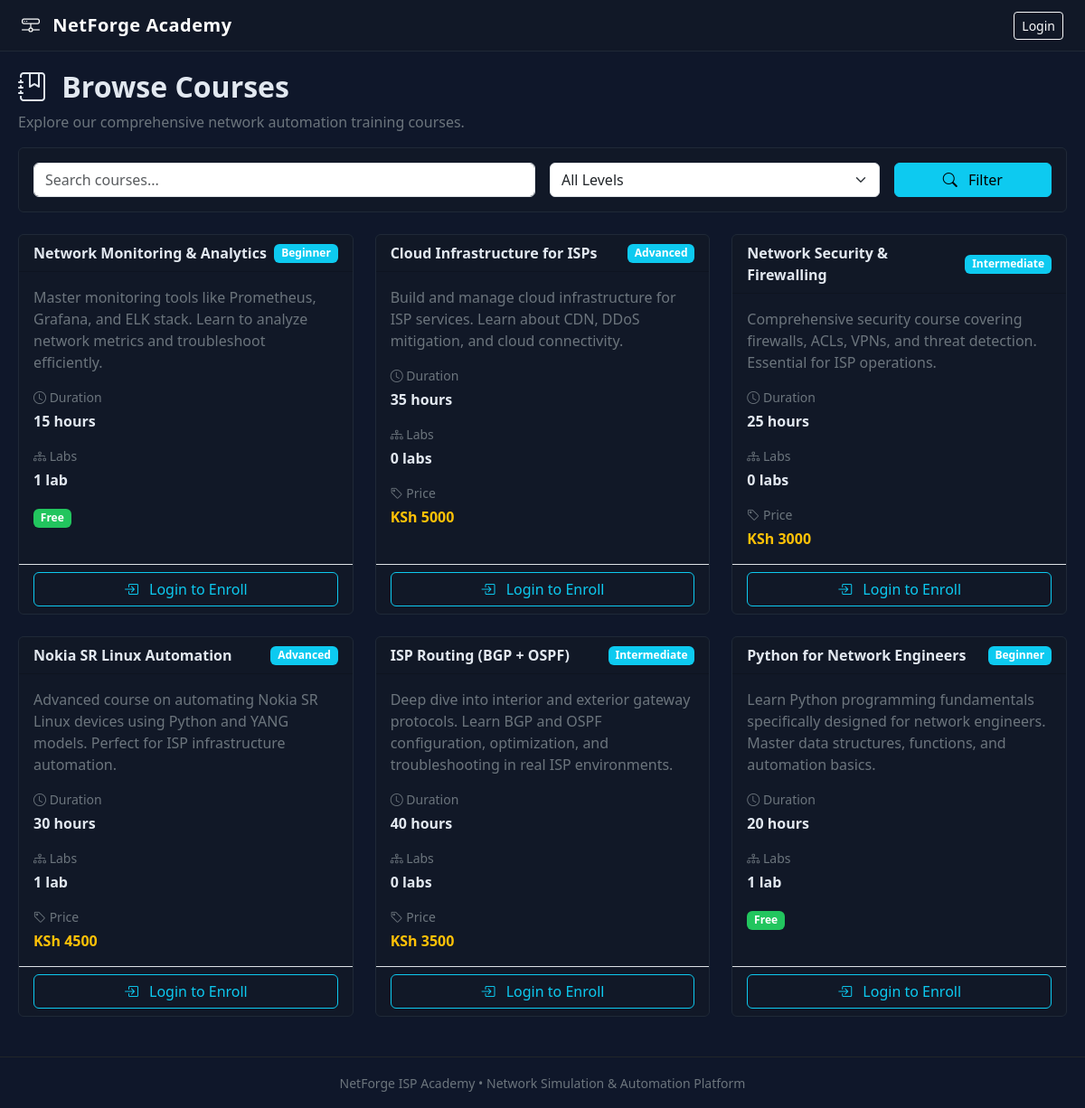
Page /courses/ on the committed database.
### academy/models.py (models this page shows, shortened)
class Course(models.Model):
    title = models.CharField(max_length=200)
    description = models.TextField()
    level = models.CharField(max_length=50, choices=[
        ('beginner', 'Beginner'),
        ('intermediate', 'Intermediate'),
        ('advanced', 'Advanced'),
        ('isp', 'ISP Level')
    ])
    duration_hours = models.IntegerField(default=10)
    price = models.IntegerField(default=0)  # in KSh
    is_active = models.BooleanField(default=True)
    created_at = models.DateTimeField(auto_now_add=True)

### courses/views.py (the view)
# urls.py: path('', views.course_list, name='list'),
def course_list(request):
    courses = Course.objects.filter(is_active=True).order_by('-created_at')
    level = request.GET.get('level')
    if level:
        courses = courses.filter(level=level)
    search = request.GET.get('search')
    if search:
        courses = courses.filter(
            title__icontains=search
        ) | courses.filter(
            description__icontains=search
        )
    user_enrollments = []
    if request.user.is_authenticated:
        user_enrollments = Enrollment.objects.filter(
            user=request.user
        ).values_list('course_id', flat=True)
    context = {
        'courses': courses,
        'user_enrollments': list(user_enrollments),
        'selected_level': level,
        'search_query': search or '',
        'levels': [
            ('beginner', 'Beginner'),
            ('intermediate', 'Intermediate'),
            ('advanced', 'Advanced'),
            ('isp', 'ISP Level')
        ]
    }
    return render(request, 'courses/list.html', context)

### templates/courses/list.html (shortened to what this page needs)
{% extends 'base.html' %}
{% block header %}
<h2 class="fw-bold">
    <i class="bi bi-journal-bookmark me-2"></i> Browse Courses
</h2>
<p class="text-secondary">
    Explore our comprehensive network automation training courses.
</p>
{% endblock %}
{% block content %}
<div class="card mb-4">
    <div class="card-body">
        <form method="GET" class="row g-3">
            <div class="col-md-6">
                <input
                    type="text"
                    class="form-control"
                    name="search"
                    placeholder="Search courses..."
                    value="{{ search_query }}"
                >
            </div>
            <div class="col-md-4">
                <select class="form-select" name="level">
                    <option value="">All Levels</option>
                </select>
            </div>
            <div class="col-md-2">
                <button type="submit" class="btn btn-info w-100">
                    <i class="bi bi-search me-2"></i> Filter
                </button>
            </div>
        </form>
    </div>
</div>
<div class="row g-4">
    {% if courses %}
        {% for course in courses %}
            <div class="col-md-6 col-lg-4">
                <div class="card h-100 d-flex flex-column">
                    <div class="card-header d-flex justify-content-between align-items-center">
                        <span class="fw-bold">{{ course.title }}</span>
                        <span class="badge bg-info">
                            {% if course.level == 'beginner' %}
                                Beginner
                            {% elif course.level == 'intermediate' %}
                                Intermediate
                            {% elif course.level == 'advanced' %}
                                Advanced
                            {% elif course.level == 'isp' %}
                                ISP Level
                            {% endif %}
                        </span>
                    </div>
                    <div class="card-body flex-grow-1">
                        <p class="text-secondary mb-3">{{ course.description|truncatewords:20 }}</p>
                        <div class="mb-3">
                            <small class="text-secondary d-block mb-1">
                                <i class="bi bi-clock"></i> Duration
                            </small>
                            <strong>{{ course.duration_hours }} hours</strong>
                        </div>
                        <div class="mb-3">
                            <small class="text-secondary d-block mb-1">
                                <i class="bi bi-diagram-3"></i> Labs
                            </small>
                            <strong>{{ course.labs.count }} lab{{ course.labs.count|pluralize }}</strong>
                        </div>
                        {% if course.price > 0 %}
                            <div>
                                <small class="text-secondary d-block mb-1">
                                    <i class="bi bi-tag"></i> Price
                                </small>
                                <strong class="text-warning">KSh {{ course.price }}</strong>
                            </div>
                        {% else %}
                            <div>
                                <span class="badge badge-isp">Free</span>
                            </div>
                        {% endif %}
                    </div>
                    <div class="card-footer bg-transparent border-top">
                        {% if user.is_authenticated %}
                            {% if course.id in user_enrollments %}
                                <a href="{% url 'courses:detail' course.id %}" class="btn btn-success w-100">
                                    <i class="bi bi-check-circle me-2"></i> Enrolled
                                </a>
                            {% else %}
                                <a href="{% url 'courses:detail' course.id %}" class="btn btn-outline-info w-100">
                                    <i class="bi bi-eye me-2"></i> View Course
                                </a>
                            {% endif %}
                        {% else %}
                            <a href="{% url 'accounts:login' %}" class="btn btn-outline-info w-100">
                                <i class="bi bi-box-arrow-in-right me-2"></i> Login to Enroll
                            </a>
                        {% endif %}
                    </div>
                </div>
            </div>
        {% endfor %}
    {% endif %}
</div>
{% endblock %}

### templates/base.html (style rules this page uses)
body { background-color: #0f172a; color: #e2e8f0; }
.card { background: #111827; border: 1px solid #1f2937; color: #e2e8f0; }
.badge-isp { background: #22c55e; }

### rows in the picture
Course: title "Network Monitoring & Analytics", level "Beginner", description "Master monitoring tools like Prometheus, Grafana, and ELK stack. Learn to analyze network metrics and troubleshoot efficiently.", duration_hours "15", labs.count "1", price "Free"
Course: title "Cloud Infrastructure for ISPs", level "Advanced", description "Build and manage cloud infrastructure for ISP services. Learn about CDN, DDoS mitigation, and cloud connectivity.", duration_hours "35", labs.count "0", price "5000"
Course: title "Network Security & Firewalling", level "Intermediate", description "Comprehensive security course covering firewalls, ACLs, VPNs, and threat detection. Essential for ISP operations.", duration_hours "25", labs.count "0", price "3000"
Course: title "Nokia SR Linux Automation", level "Advanced", description "Advanced course on automating Nokia SR Linux devices using Python and YANG models. Perfect for ISP infrastructure automation.", duration_hours "30", labs.count "1", price "4500"
Course: title "ISP Routing (BGP + OSPF)", level "Intermediate", description "Deep dive into interior and exterior gateway protocols. Learn BGP and OSPF configuration, optimization, and troubleshooting in real ISP environments.", duration_hours "40", labs.count "0", price "3500"
Course: title "Python for Network Engineers", level "Beginner", description "Learn Python programming fundamentals specifically designed for network engineers. Master data structures, functions, and automation basics.", duration_hours "20", labs.count "1", price "Free"
